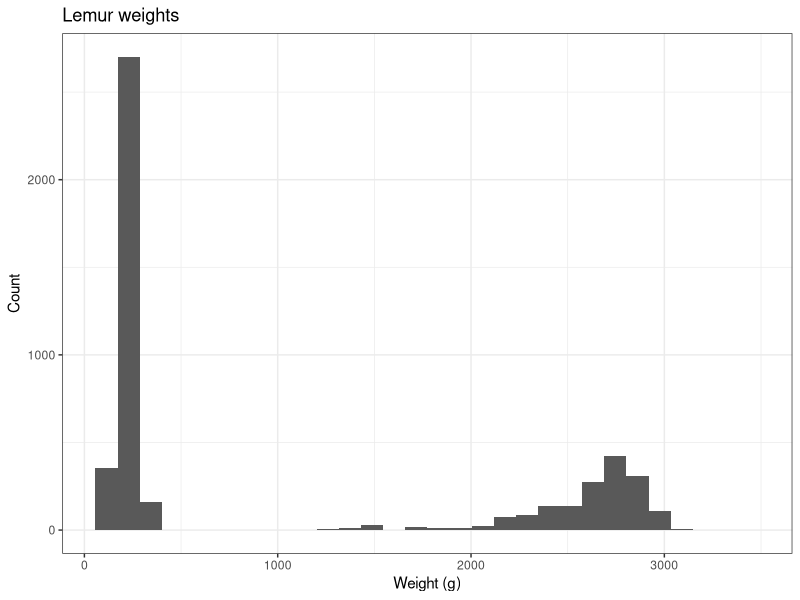

R code for this plot:
## ---- chunk 1
#| echo: false
#| eval: true
#| warning: false
library(tidyverse)
lemurs = read_csv("data/lemurs.csv")
lemurs %>%
  filter(sex == "M", age_at_wt_mo > 24) %>%
  ggplot(aes(x = weight_g)) +
  geom_histogram() +
  labs(x = "Weight (g)", y = "Count", title = "Lemur weights") +
  theme_bw()
  
